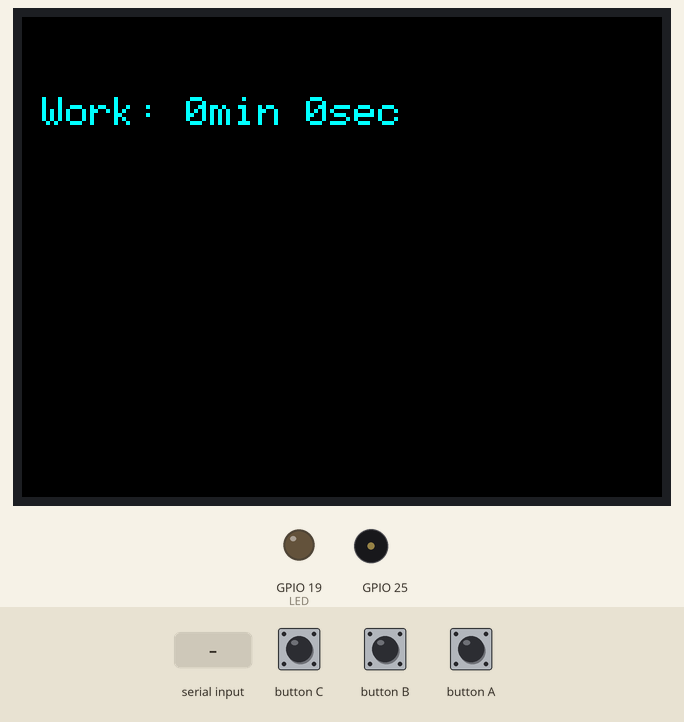
Recording of a program running on a simulated ESP32. Parts: 320×240 colour display, output pins drawn as LEDs (lit = HIGH), buzzer (waves = sounding). Inputs (shaded band) come from the test bench. What the program prints to the serial monitor is not drawn.

Above: at 4.5 s.
4.6 s: "t" received over Serial
At 8.7 s:
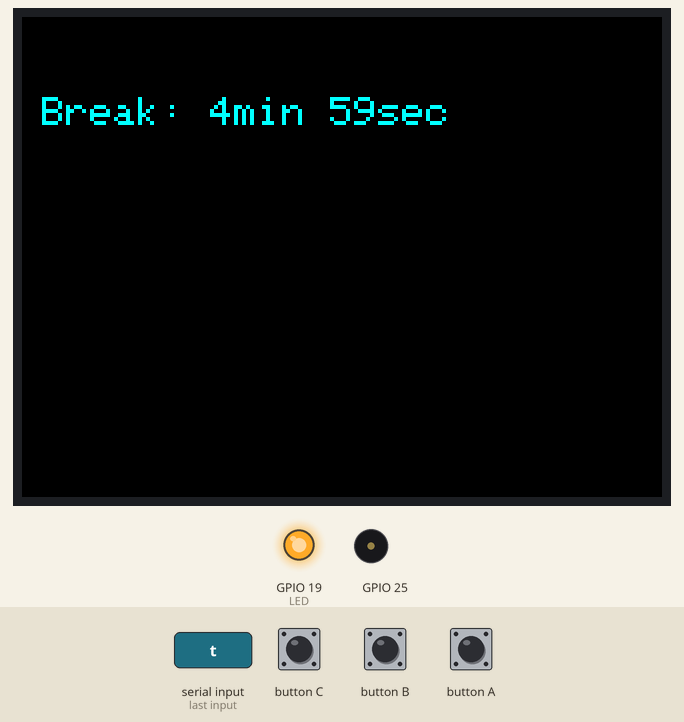
8.9 s: "r" received over Serial
At 9.7 s:
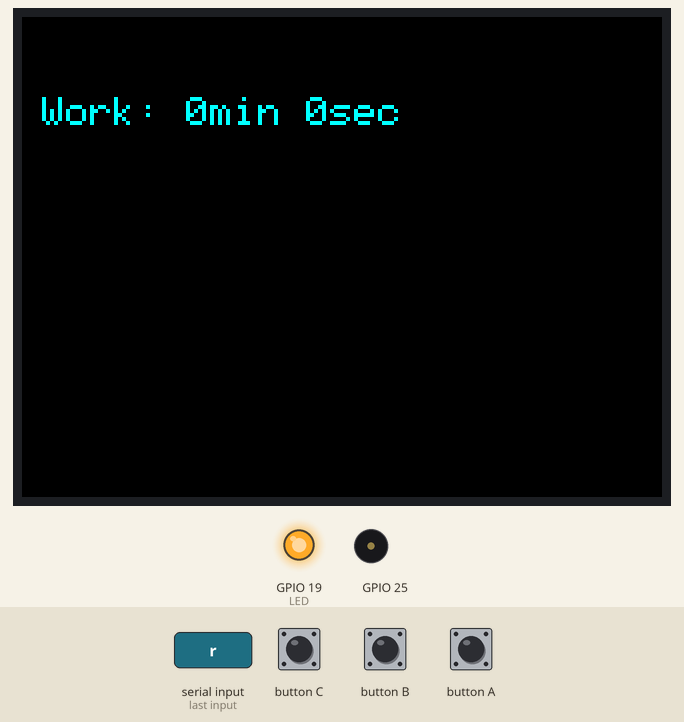
13.2 s: button B pressed for 1.4 s
At 14.8 s:
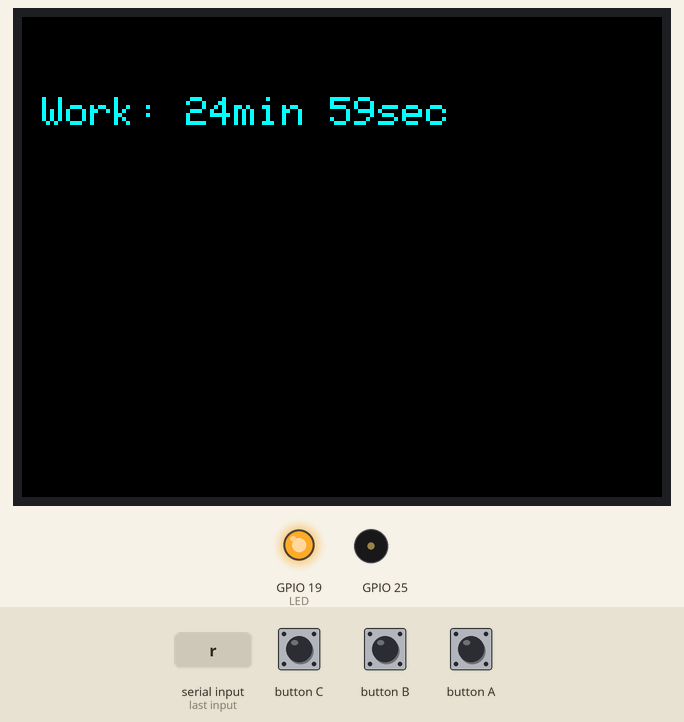
18.9 s: "r" received over Serial
At 20.6 s:
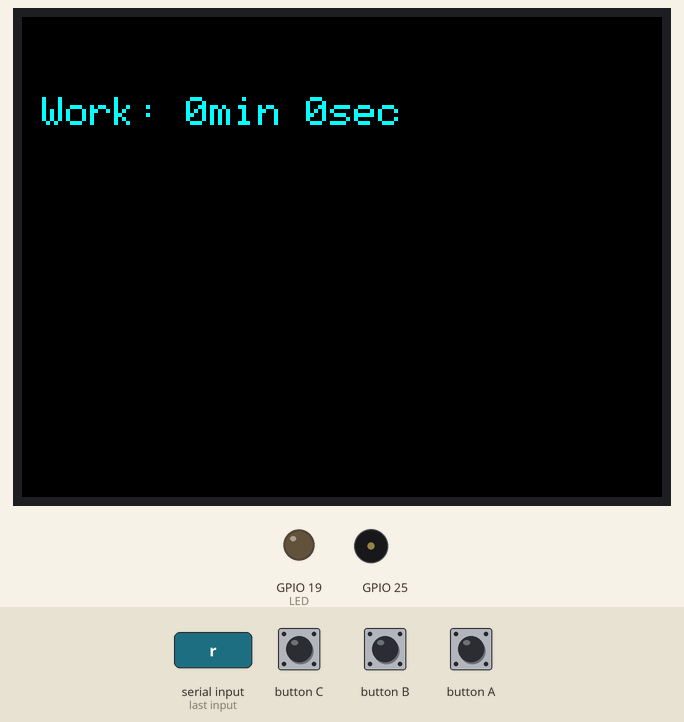
23.2 s: button B pressed for 1.4 s
At 25.9 s:
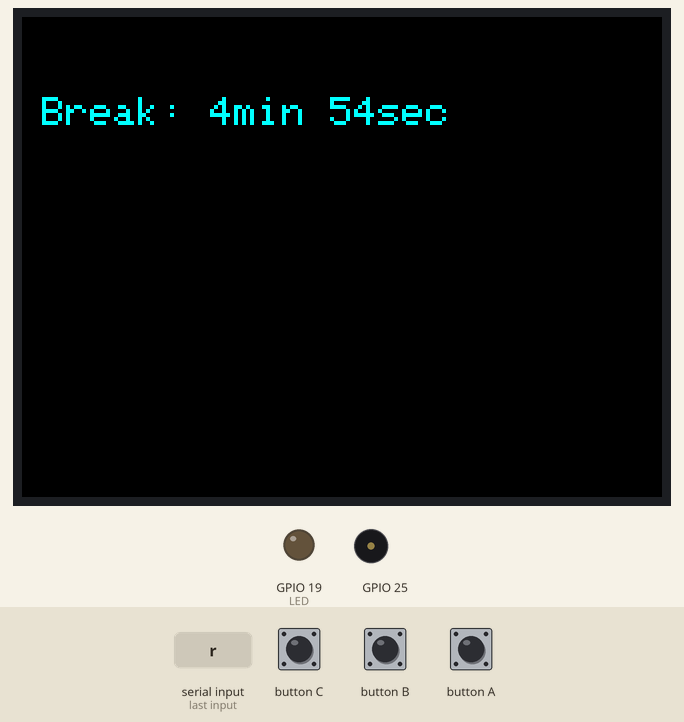
28.1 s: button A pressed for 1.4 s
At 29.7 s:
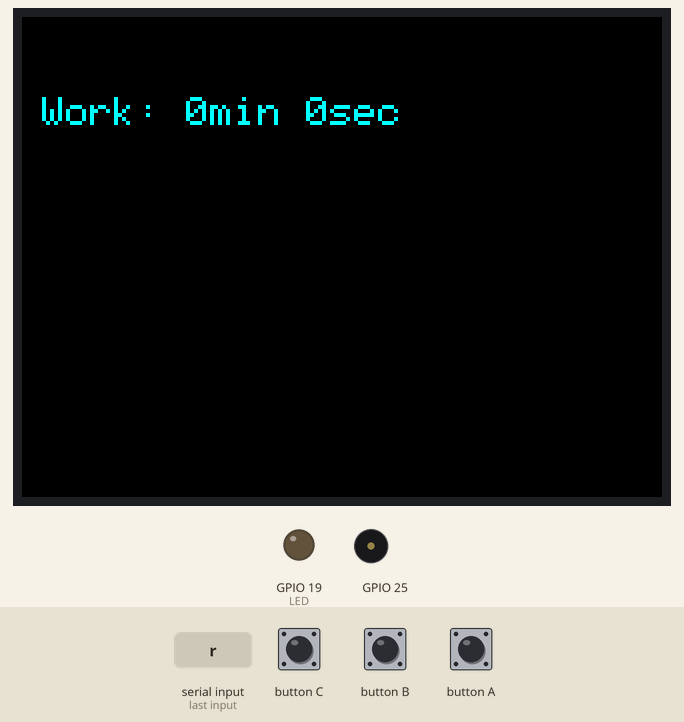
Timing chart, 0 to 31.2 s (numbered marks = the images above; inputs shaded):
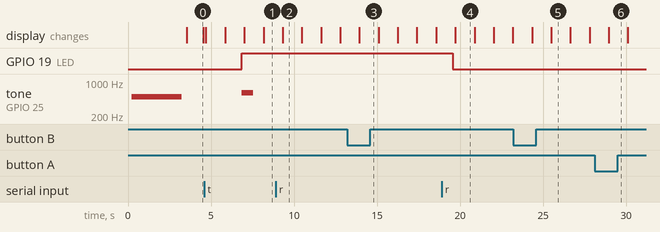

Measured:
- after the input at 4.6 s, GPIO 19 (LED): LOW → HIGH after 2.3 s; tone on GPIO 25: silent → 600 Hz after 2.3 s, → silent 0.70 s later
- after the input at 8.9 s, the display: changes after 0.42 s (image 2)
- after the input at 18.9 s, the display: changes after 0.82 s (image 4)
- after the input at 28.1 s, the display: changes after 0.86 s (image 6)
- what the display in image 0 shows lasts 1.0 s, from 3.5 s to 4.5 s

The program:

main.cpp
```cpp
#include <Arduino.h>
#include <M5Unified.hpp>
#define LED 19

int count_min = 0;
int count_sec = 0;

int break_min = 5;
int break_sec = 0;
bool break_led_flashed = false;

void resetTimer() {
  count_min = 0;
  count_sec = 0;
}

void setup() {
  Serial.begin(115200);

  auto cfg = M5.config();
  cfg.internal_imu = false;
  cfg.internal_rtc = false;
  cfg.output_power = false;
  cfg.internal_spk = true;
  cfg.led_brightness = 3;
  M5.begin(cfg);

  pinMode(LED, OUTPUT);

  M5.Display.setRotation(1);
  M5.Display.fillScreen(BLACK);
  M5.Display.setTextColor(CYAN);
  M5.Display.setTextSize(5);
  M5.Display.setCursor(10, 40);
  M5.Display.setBrightness(2);
  M5.Display.println("BENWARE");
  M5.Speaker.tone(500);
  delay(3000);
  M5.Speaker.stop();
  M5.Display.clear();
  M5.Display.fillScreen(BLACK);
  M5.Display.setTextSize(2);
  M5.Display.setCursor(0, 0);
  M5.Display.println("HELLO WORLD");
  M5.Speaker.setVolume(200);
}

void loop() {
  M5.update();

  if (M5.BtnA.wasPressed()) {
    resetTimer();
  }


  if (Serial.available() > 0) {
    char c = Serial.read();

    if (c == 'r') {
      Serial.println("Recieved: resetTimer");
      resetTimer();
    } else if (c == 't') {
      Serial.println("Recieved: triggerBreak");
      count_min = 24;
      count_sec = 59;
    }
  }
  if (count_min < 25) {

    if (M5.BtnB.wasPressed()) {
      count_min = 24;
      count_sec = 59;
    }

    M5.Display.clear();
    M5.Display.fillScreen(BLACK);
    M5.Display.setCursor(10, 40);

    M5.Display.printf("Work: %dmin %dsec\n", count_min, count_sec);

    count_sec++;
    if (count_sec >= 60) {
      count_sec = 0;
      count_min++;
    }

    delay(1000);
  } else {

    if (M5.BtnB.wasPressed()) {
      break_sec = 0;
    }
    if (!break_led_flashed) {
      M5.Speaker.tone(600, 700);
      digitalWrite(LED, HIGH);
      break_led_flashed = true;
      break_min = 5;
      break_sec = 0;
    }

    M5.Display.clear();
    M5.Display.fillScreen(BLACK);
    M5.Display.setCursor(10, 40);
    M5.Display.printf("Break: %dmin %dsec\n", break_min, break_sec);

    delay(1000);

    if (break_min == 4 && break_sec <= 55) {
      digitalWrite(LED, LOW);
    }

    if (break_sec == 0) {
      if (break_min == 0) {
        resetTimer();
        break_led_flashed = false;
      } else {
        break_min--;
        break_sec = 59;
      }
    } else {
      break_sec--;
    }
  }
}
```
